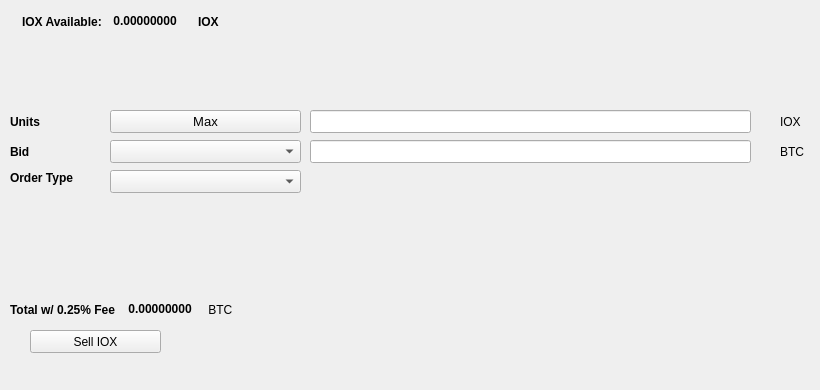
   <widget class="QWidget" name="SellTab">
    <attribute name="title">
     <string>Sell</string>
    </attribute>
    <widget class="QLabel" name="label_16">
     <property name="geometry">
      <rect>
       <x>780</x>
       <y>140</y>
       <width>31</width>
       <height>23</height>
      </rect>
     </property>
     <property name="text">
      <string>BTC</string>
     </property>
    </widget>
    <widget class="QComboBox" name="SellBidcomboBox">
     <property name="geometry">
      <rect>
       <x>110</x>
       <y>140</y>
       <width>191</width>
       <height>23</height>
      </rect>
     </property>
     <property name="font">
      <font>
       <pointsize>10</pointsize>
      </font>
     </property>
    </widget>
    <widget class="QLabel" name="label_18">
     <property name="geometry">
      <rect>
       <x>10</x>
       <y>110</y>
       <width>46</width>
       <height>23</height>
      </rect>
     </property>
     <property name="font">
      <font>
       <weight>75</weight>
       <bold>true</bold>
      </font>
     </property>
     <property name="text">
      <string>Units</string>
     </property>
    </widget>
    <widget class="QPushButton" name="Sell_Max_Amount">
     <property name="geometry">
      <rect>
       <x>110</x>
       <y>110</y>
       <width>191</width>
       <height>23</height>
      </rect>
     </property>
     <property name="font">
      <font>
       <pointsize>10</pointsize>
      </font>
     </property>
     <property name="text">
      <string>Max</string>
     </property>
    </widget>
    <widget class="QLabel" name="label_20">
     <property name="geometry">
      <rect>
       <x>10</x>
       <y>170</y>
       <width>91</width>
       <height>16</height>
      </rect>
     </property>
     <property name="font">
      <font>
       <weight>75</weight>
       <bold>true</bold>
      </font>
     </property>
     <property name="text">
      <string>Order Type</string>
     </property>
    </widget>
    <widget class="QComboBox" name="SellOrdertypeCombo">
     <property name="geometry">
      <rect>
       <x>110</x>
       <y>170</y>
       <width>191</width>
       <height>23</height>
      </rect>
     </property>
     <property name="font">
      <font>
       <pointsize>10</pointsize>
      </font>
     </property>
    </widget>
    <widget class="QLabel" name="label_21">
     <property name="geometry">
      <rect>
       <x>10</x>
       <y>140</y>
       <width>46</width>
       <height>23</height>
      </rect>
     </property>
     <property name="font">
      <font>
       <weight>75</weight>
       <bold>true</bold>
      </font>
     </property>
     <property name="text">
      <string>Bid</string>
     </property>
    </widget>
    <widget class="QLabel" name="label_22">
     <property name="geometry">
      <rect>
       <x>780</x>
       <y>110</y>
       <width>31</width>
       <height>23</height>
      </rect>
     </property>
     <property name="text">
      <string>IOX</string>
     </property>
    </widget>
    <widget class="QLineEdit" name="UnitsInputIOX">
     <property name="geometry">
      <rect>
       <x>310</x>
       <y>110</y>
       <width>441</width>
       <height>23</height>
      </rect>
     </property>
     <property name="font">
      <font>
       <pointsize>9</pointsize>
       <weight>75</weight>
       <bold>true</bold>
      </font>
     </property>
    </widget>
    <widget class="QLineEdit" name="SellBidPriceEdit">
     <property name="geometry">
      <rect>
       <x>310</x>
       <y>140</y>
       <width>441</width>
       <height>23</height>
      </rect>
     </property>
     <property name="font">
      <font>
       <pointsize>9</pointsize>
       <weight>75</weight>
       <bold>true</bold>
      </font>
     </property>
    </widget>
    <widget class="QPushButton" name="SellIOXBTN">
     <property name="geometry">
      <rect>
       <x>30</x>
       <y>330</y>
       <width>131</width>
       <height>23</height>
      </rect>
     </property>
     <property name="text">
      <string>Sell IOX</string>
     </property>
     <property name="icon">
      <iconset resource="../ionos">
       <normaloff>:/icons/bitcoin</normaloff>:/icons/bitcoin</iconset>
     </property>
    </widget>
    <widget class="QWidget" name="layoutWidget3">
     <property name="geometry">
      <rect>
       <x>22</x>
       <y>12</y>
       <width>258</width>
       <height>19</height>
      </rect>
     </property>
     <layout class="QHBoxLayout" name="horizontalLayout">
      <item>
       <widget class="QLabel" name="label232_2">
        <property name="font">
         <font>
          <weight>75</weight>
          <bold>true</bold>
         </font>
        </property>
        <property name="text">
         <string>IOX Available:</string>
        </property>
       </widget>
      </item>
      <item>
       <widget class="QLabel" name="IOXAvailableLabel">
        <property name="palette">
         <palette>
          <active>
           <colorrole role="WindowText">
            <brush brushstyle="SolidPattern">
             <color alpha="255">
              <red>0</red>
              <green>0</green>
              <blue>0</blue>
             </color>
            </brush>
           </colorrole>
           <colorrole role="Button">
            <brush brushstyle="SolidPattern">
             <color alpha="255">
              <red>0</red>
              <green>170</green>
              <blue>0</blue>
             </color>
            </brush>
           </colorrole>
           <colorrole role="Light">
            <brush brushstyle="SolidPattern">
             <color alpha="255">
              <red>0</red>
              <green>255</green>
              <blue>0</blue>
             </color>
            </brush>
           </colorrole>
           <colorrole role="Midlight">
            <brush brushstyle="SolidPattern">
             <color alpha="255">
              <red>0</red>
              <green>212</green>
              <blue>0</blue>
             </color>
            </brush>
           </colorrole>
           <colorrole role="Dark">
            <brush brushstyle="SolidPattern">
             <color alpha="255">
              <red>0</red>
              <green>85</green>
              <blue>0</blue>
             </color>
            </brush>
           </colorrole>
           <colorrole role="Mid">
            <brush brushstyle="SolidPattern">
             <color alpha="255">
              <red>0</red>
              <green>113</green>
              <blue>0</blue>
             </color>
            </brush>
           </colorrole>
           <colorrole role="Text">
            <brush brushstyle="SolidPattern">
             <color alpha="255">
              <red>0</red>
              <green>170</green>
              <blue>0</blue>
             </color>
            </brush>
           </colorrole>
           <colorrole role="BrightText">
            <brush brushstyle="SolidPattern">
             <color alpha="255">
              <red>255</red>
              <green>255</green>
              <blue>255</blue>
             </color>
            </brush>
           </colorrole>
           <colorrole role="ButtonText">
            <brush brushstyle="SolidPattern">
             <color alpha="255">
              <red>0</red>
              <green>0</green>
              <blue>0</blue>
             </color>
            </brush>
           </colorrole>
           <colorrole role="Base">
            <brush brushstyle="SolidPattern">
             <color alpha="255">
              <red>255</red>
              <green>255</green>
              <blue>255</blue>
             </color>
            </brush>
           </colorrole>
           <colorrole role="Window">
            <brush brushstyle="SolidPattern">
             <color alpha="255">
              <red>0</red>
              <green>170</green>
              <blue>0</blue>
             </color>
            </brush>
           </colorrole>
           <colorrole role="Shadow">
            <brush brushstyle="SolidPattern">
             <color alpha="255">
              <red>0</red>
              <green>0</green>
              <blue>0</blue>
             </color>
            </brush>
           </colorrole>
           <colorrole role="AlternateBase">
            <brush brushstyle="SolidPattern">
             <color alpha="255">
              <red>127</red>
              <green>212</green>
              <blue>127</blue>
             </color>
            </brush>
           </colorrole>
           <colorrole role="ToolTipBase">
            <brush brushstyle="SolidPattern">
             <color alpha="255">
              <red>255</red>
              <green>255</green>
              <blue>220</blue>
             </color>
            </brush>
           </colorrole>
           <colorrole role="ToolTipText">
            <brush brushstyle="SolidPattern">
             <color alpha="255">
              <red>0</red>
              <green>0</green>
              <blue>0</blue>
             </color>
            </brush>
           </colorrole>
          </active>
          <inactive>
           <colorrole role="WindowText">
            <brush brushstyle="SolidPattern">
             <color alpha="255">
              <red>0</red>
              <green>0</green>
              <blue>0</blue>
             </color>
            </brush>
           </colorrole>
           <colorrole role="Button">
            <brush brushstyle="SolidPattern">
             <color alpha="255">
              <red>0</red>
              <green>170</green>
              <blue>0</blue>
             </color>
            </brush>
           </colorrole>
           <colorrole role="Light">
            <brush brushstyle="SolidPattern">
             <color alpha="255">
              <red>0</red>
              <green>255</green>
              <blue>0</blue>
             </color>
            </brush>
           </colorrole>
           <colorrole role="Midlight">
            <brush brushstyle="SolidPattern">
             <color alpha="255">
              <red>0</red>
              <green>212</green>
              <blue>0</blue>
             </color>
            </brush>
           </colorrole>
           <colorrole role="Dark">
            <brush brushstyle="SolidPattern">
             <color alpha="255">
              <red>0</red>
              <green>85</green>
              <blue>0</blue>
             </color>
            </brush>
           </colorrole>
           <colorrole role="Mid">
            <brush brushstyle="SolidPattern">
             <color alpha="255">
              <red>0</red>
              <green>113</green>
              <blue>0</blue>
             </color>
            </brush>
           </colorrole>
           <colorrole role="Text">
            <brush brushstyle="SolidPattern">
             <color alpha="255">
              <red>0</red>
              <green>170</green>
              <blue>0</blue>
             </color>
            </brush>
           </colorrole>
           <colorrole role="BrightText">
            <brush brushstyle="SolidPattern">
             <color alpha="255">
              <red>255</red>
              <green>255</green>
              <blue>255</blue>
             </color>
            </brush>
           </colorrole>
           <colorrole role="ButtonText">
            <brush brushstyle="SolidPattern">
             <color alpha="255">
              <red>0</red>
              <green>0</green>
              <blue>0</blue>
             </color>
            </brush>
           </colorrole>
           <colorrole role="Base">
            <brush brushstyle="SolidPattern">
             <color alpha="255">
              <red>255</red>
              <green>255</green>
              <blue>255</blue>
             </color>
            </brush>
           </colorrole>
           <colorrole role="Window">
            <brush brushstyle="SolidPattern">
             <color alpha="255">
              <red>0</red>
              <green>170</green>
              <blue>0</blue>
             </color>
            </brush>
           </colorrole>
           <colorrole role="Shadow">
            <brush brushstyle="SolidPattern">
             <color alpha="255">
              <red>0</red>
              <green>0</green>
              <blue>0</blue>
             </color>
            </brush>
           </colorrole>
           <colorrole role="AlternateBase">
            <brush brushstyle="SolidPattern">
             <color alpha="255">
              <red>127</red>
              <green>212</green>
              <blue>127</blue>
             </color>
            </brush>
           </colorrole>
           <colorrole role="ToolTipBase">
            <brush brushstyle="SolidPattern">
             <color alpha="255">
              <red>255</red>
              <green>255</green>
              <blue>220</blue>
             </color>
            </brush>
           </colorrole>
           <colorrole role="ToolTipText">
            <brush brushstyle="SolidPattern">
             <color alpha="255">
              <red>0</red>
              <green>0</green>
              <blue>0</blue>
             </color>
            </brush>
           </colorrole>
          </inactive>
          <disabled>
           <colorrole role="WindowText">
            <brush brushstyle="SolidPattern">
             <color alpha="255">
              <red>0</red>
              <green>85</green>
              <blue>0</blue>
             </color>
            </brush>
           </colorrole>
           <colorrole role="Button">
            <brush brushstyle="SolidPattern">
             <color alpha="255">
              <red>0</red>
              <green>170</green>
              <blue>0</blue>
             </color>
            </brush>
           </colorrole>
           <colorrole role="Light">
            <brush brushstyle="SolidPattern">
             <color alpha="255">
              <red>0</red>
              <green>255</green>
              <blue>0</blue>
             </color>
            </brush>
           </colorrole>
           <colorrole role="Midlight">
            <brush brushstyle="SolidPattern">
             <color alpha="255">
              <red>0</red>
              <green>212</green>
              <blue>0</blue>
             </color>
            </brush>
           </colorrole>
           <colorrole role="Dark">
            <brush brushstyle="SolidPattern">
             <color alpha="255">
              <red>0</red>
              <green>85</green>
              <blue>0</blue>
             </color>
            </brush>
           </colorrole>
           <colorrole role="Mid">
            <brush brushstyle="SolidPattern">
             <color alpha="255">
              <red>0</red>
              <green>113</green>
              <blue>0</blue>
             </color>
            </brush>
           </colorrole>
           <colorrole role="Text">
            <brush brushstyle="SolidPattern">
             <color alpha="255">
              <red>0</red>
              <green>85</green>
              <blue>0</blue>
             </color>
            </brush>
           </colorrole>
           <colorrole role="BrightText">
            <brush brushstyle="SolidPattern">
             <color alpha="255">
              <red>255</red>
              <green>255</green>
              <blue>255</blue>
             </color>
            </brush>
           </colorrole>
           <colorrole role="ButtonText">
            <brush brushstyle="SolidPattern">
             <color alpha="255">
              <red>0</red>
              <green>85</green>
              <blue>0</blue>
             </color>
            </brush>
           </colorrole>
           <colorrole role="Base">
            <brush brushstyle="SolidPattern">
             <color alpha="255">
              <red>0</red>
              <green>170</green>
              <blue>0</blue>
             </color>
            </brush>
           </colorrole>
           <colorrole role="Window">
            <brush brushstyle="SolidPattern">
             <color alpha="255">
              <red>0</red>
              <green>170</green>
              <blue>0</blue>
             </color>
            </brush>
           </colorrole>
           <colorrole role="Shadow">
            <brush brushstyle="SolidPattern">
             <color alpha="255">
              <red>0</red>
              <green>0</green>
              <blue>0</blue>
             </color>
            </brush>
           </colorrole>
           <colorrole role="AlternateBase">
            <brush brushstyle="SolidPattern">
             <color alpha="255">
              <red>0</red>
              <green>170</green>
              <blue>0</blue>
             </color>
            </brush>
           </colorrole>
           <colorrole role="ToolTipBase">
            <brush brushstyle="SolidPattern">
             <color alpha="255">
              <red>255</red>
              <green>255</green>
              <blue>220</blue>
             </color>
            </brush>
           </colorrole>
           <colorrole role="ToolTipText">
            <brush brushstyle="SolidPattern">
             <color alpha="255">
              <red>0</red>
              <green>0</green>
              <blue>0</blue>
             </color>
            </brush>
           </colorrole>
          </disabled>
         </palette>
        </property>
        <property name="font">
         <font>
          <weight>75</weight>
          <bold>true</bold>
         </font>
        </property>
        <property name="text">
         <string> 0.00000000 </string>
        </property>
        <property name="textInteractionFlags">
         <set>Qt::LinksAccessibleByMouse|Qt::TextSelectableByKeyboard|Qt::TextSelectableByMouse</set>
        </property>
       </widget>
      </item>
      <item>
       <widget class="QLabel" name="labelIOX">
        <property name="font">
         <font>
          <weight>75</weight>
          <bold>true</bold>
         </font>
        </property>
        <property name="text">
         <string>IOX</string>
        </property>
       </widget>
      </item>
     </layout>
    </widget>
    <widget class="QWidget" name="layoutWidget">
     <property name="geometry">
      <rect>
       <x>10</x>
       <y>300</y>
       <width>268</width>
       <height>19</height>
      </rect>
     </property>
     <layout class="QHBoxLayout" name="horizontalLayout_2">
      <item>
       <widget class="QLabel" name="label_19">
        <property name="font">
         <font>
          <weight>75</weight>
          <bold>true</bold>
         </font>
        </property>
        <property name="text">
         <string>Total w/ 0.25% Fee </string>
        </property>
       </widget>
      </item>
      <item>
       <widget class="QLabel" name="SellCostLabel">
        <property name="palette">
         <palette>
          <active>
           <colorrole role="WindowText">
            <brush brushstyle="SolidPattern">
             <color alpha="255">
              <red>0</red>
              <green>0</green>
              <blue>0</blue>
             </color>
            </brush>
           </colorrole>
           <colorrole role="Button">
            <brush brushstyle="SolidPattern">
             <color alpha="255">
              <red>0</red>
              <green>170</green>
              <blue>0</blue>
             </color>
            </brush>
           </colorrole>
           <colorrole role="Light">
            <brush brushstyle="SolidPattern">
             <color alpha="255">
              <red>0</red>
              <green>255</green>
              <blue>0</blue>
             </color>
            </brush>
           </colorrole>
           <colorrole role="Midlight">
            <brush brushstyle="SolidPattern">
             <color alpha="255">
              <red>0</red>
              <green>212</green>
              <blue>0</blue>
             </color>
            </brush>
           </colorrole>
           <colorrole role="Dark">
            <brush brushstyle="SolidPattern">
             <color alpha="255">
              <red>0</red>
              <green>85</green>
              <blue>0</blue>
             </color>
            </brush>
           </colorrole>
           <colorrole role="Mid">
            <brush brushstyle="SolidPattern">
             <color alpha="255">
              <red>0</red>
              <green>113</green>
              <blue>0</blue>
             </color>
            </brush>
           </colorrole>
           <colorrole role="Text">
            <brush brushstyle="SolidPattern">
             <color alpha="255">
              <red>0</red>
              <green>170</green>
              <blue>0</blue>
             </color>
            </brush>
           </colorrole>
           <colorrole role="BrightText">
            <brush brushstyle="SolidPattern">
             <color alpha="255">
              <red>255</red>
              <green>255</green>
              <blue>255</blue>
             </color>
            </brush>
           </colorrole>
           <colorrole role="ButtonText">
            <brush brushstyle="SolidPattern">
             <color alpha="255">
              <red>0</red>
              <green>0</green>
              <blue>0</blue>
             </color>
            </brush>
           </colorrole>
           <colorrole role="Base">
            <brush brushstyle="SolidPattern">
             <color alpha="255">
              <red>255</red>
              <green>255</green>
              <blue>255</blue>
             </color>
            </brush>
           </colorrole>
           <colorrole role="Window">
            <brush brushstyle="SolidPattern">
             <color alpha="255">
              <red>0</red>
              <green>170</green>
              <blue>0</blue>
             </color>
            </brush>
           </colorrole>
           <colorrole role="Shadow">
            <brush brushstyle="SolidPattern">
             <color alpha="255">
              <red>0</red>
              <green>0</green>
              <blue>0</blue>
             </color>
            </brush>
           </colorrole>
           <colorrole role="AlternateBase">
            <brush brushstyle="SolidPattern">
             <color alpha="255">
              <red>127</red>
              <green>212</green>
              <blue>127</blue>
             </color>
            </brush>
           </colorrole>
           <colorrole role="ToolTipBase">
            <brush brushstyle="SolidPattern">
             <color alpha="255">
              <red>255</red>
              <green>255</green>
              <blue>220</blue>
             </color>
            </brush>
           </colorrole>
           <colorrole role="ToolTipText">
            <brush brushstyle="SolidPattern">
             <color alpha="255">
              <red>0</red>
              <green>0</green>
              <blue>0</blue>
             </color>
            </brush>
           </colorrole>
          </active>
          <inactive>
           <colorrole role="WindowText">
            <brush brushstyle="SolidPattern">
             <color alpha="255">
              <red>0</red>
              <green>0</green>
              <blue>0</blue>
             </color>
            </brush>
           </colorrole>
           <colorrole role="Button">
            <brush brushstyle="SolidPattern">
             <color alpha="255">
              <red>0</red>
              <green>170</green>
              <blue>0</blue>
             </color>
            </brush>
           </colorrole>
           <colorrole role="Light">
            <brush brushstyle="SolidPattern">
             <color alpha="255">
              <red>0</red>
              <green>255</green>
              <blue>0</blue>
             </color>
            </brush>
           </colorrole>
           <colorrole role="Midlight">
            <brush brushstyle="SolidPattern">
             <color alpha="255">
              <red>0</red>
              <green>212</green>
              <blue>0</blue>
             </color>
            </brush>
           </colorrole>
           <colorrole role="Dark">
            <brush brushstyle="SolidPattern">
             <color alpha="255">
              <red>0</red>
              <green>85</green>
              <blue>0</blue>
             </color>
            </brush>
           </colorrole>
           <colorrole role="Mid">
            <brush brushstyle="SolidPattern">
             <color alpha="255">
              <red>0</red>
              <green>113</green>
              <blue>0</blue>
             </color>
            </brush>
           </colorrole>
           <colorrole role="Text">
            <brush brushstyle="SolidPattern">
             <color alpha="255">
              <red>0</red>
              <green>170</green>
              <blue>0</blue>
             </color>
            </brush>
           </colorrole>
           <colorrole role="BrightText">
            <brush brushstyle="SolidPattern">
             <color alpha="255">
              <red>255</red>
              <green>255</green>
              <blue>255</blue>
             </color>
            </brush>
           </colorrole>
           <colorrole role="ButtonText">
            <brush brushstyle="SolidPattern">
             <color alpha="255">
              <red>0</red>
              <green>0</green>
              <blue>0</blue>
             </color>
            </brush>
           </colorrole>
           <colorrole role="Base">
            <brush brushstyle="SolidPattern">
             <color alpha="255">
              <red>255</red>
              <green>255</green>
              <blue>255</blue>
             </color>
            </brush>
           </colorrole>
           <colorrole role="Window">
            <brush brushstyle="SolidPattern">
             <color alpha="255">
              <red>0</red>
              <green>170</green>
              <blue>0</blue>
             </color>
            </brush>
           </colorrole>
           <colorrole role="Shadow">
            <brush brushstyle="SolidPattern">
             <color alpha="255">
              <red>0</red>
              <green>0</green>
              <blue>0</blue>
             </color>
            </brush>
           </colorrole>
           <colorrole role="AlternateBase">
            <brush brushstyle="SolidPattern">
             <color alpha="255">
              <red>127</red>
              <green>212</green>
              <blue>127</blue>
             </color>
            </brush>
           </colorrole>
           <colorrole role="ToolTipBase">
            <brush brushstyle="SolidPattern">
             <color alpha="255">
              <red>255</red>
              <green>255</green>
              <blue>220</blue>
             </color>
            </brush>
           </colorrole>
           <colorrole role="ToolTipText">
            <brush brushstyle="SolidPattern">
             <color alpha="255">
              <red>0</red>
              <green>0</green>
              <blue>0</blue>
             </color>
            </brush>
           </colorrole>
          </inactive>
          <disabled>
           <colorrole role="WindowText">
            <brush brushstyle="SolidPattern">
             <color alpha="255">
              <red>0</red>
              <green>85</green>
              <blue>0</blue>
             </color>
            </brush>
           </colorrole>
           <colorrole role="Button">
            <brush brushstyle="SolidPattern">
             <color alpha="255">
              <red>0</red>
              <green>170</green>
              <blue>0</blue>
             </color>
            </brush>
           </colorrole>
           <colorrole role="Light">
            <brush brushstyle="SolidPattern">
             <color alpha="255">
              <red>0</red>
              <green>255</green>
              <blue>0</blue>
             </color>
            </brush>
           </colorrole>
           <colorrole role="Midlight">
            <brush brushstyle="SolidPattern">
             <color alpha="255">
              <red>0</red>
              <green>212</green>
              <blue>0</blue>
             </color>
            </brush>
           </colorrole>
           <colorrole role="Dark">
            <brush brushstyle="SolidPattern">
             <color alpha="255">
              <red>0</red>
              <green>85</green>
              <blue>0</blue>
             </color>
            </brush>
           </colorrole>
           <colorrole role="Mid">
            <brush brushstyle="SolidPattern">
             <color alpha="255">
              <red>0</red>
              <green>113</green>
              <blue>0</blue>
             </color>
            </brush>
           </colorrole>
           <colorrole role="Text">
            <brush brushstyle="SolidPattern">
             <color alpha="255">
              <red>0</red>
              <green>85</green>
              <blue>0</blue>
             </color>
            </brush>
           </colorrole>
           <colorrole role="BrightText">
            <brush brushstyle="SolidPattern">
             <color alpha="255">
              <red>255</red>
              <green>255</green>
              <blue>255</blue>
             </color>
            </brush>
           </colorrole>
           <colorrole role="ButtonText">
            <brush brushstyle="SolidPattern">
             <color alpha="255">
              <red>0</red>
              <green>85</green>
              <blue>0</blue>
             </color>
            </brush>
           </colorrole>
           <colorrole role="Base">
            <brush brushstyle="SolidPattern">
             <color alpha="255">
              <red>0</red>
              <green>170</green>
              <blue>0</blue>
             </color>
            </brush>
           </colorrole>
           <colorrole role="Window">
            <brush brushstyle="SolidPattern">
             <color alpha="255">
              <red>0</red>
              <green>170</green>
              <blue>0</blue>
             </color>
            </brush>
           </colorrole>
           <colorrole role="Shadow">
            <brush brushstyle="SolidPattern">
             <color alpha="255">
              <red>0</red>
              <green>0</green>
              <blue>0</blue>
             </color>
            </brush>
           </colorrole>
           <colorrole role="AlternateBase">
            <brush brushstyle="SolidPattern">
             <color alpha="255">
              <red>0</red>
              <green>170</green>
              <blue>0</blue>
             </color>
            </brush>
           </colorrole>
           <colorrole role="ToolTipBase">
            <brush brushstyle="SolidPattern">
             <color alpha="255">
              <red>255</red>
              <green>255</green>
              <blue>220</blue>
             </color>
            </brush>
           </colorrole>
           <colorrole role="ToolTipText">
            <brush brushstyle="SolidPattern">
             <color alpha="255">
              <red>0</red>
              <green>0</green>
              <blue>0</blue>
             </color>
            </brush>
           </colorrole>
          </disabled>
         </palette>
        </property>
        <property name="font">
         <font>
          <weight>75</weight>
          <bold>true</bold>
         </font>
        </property>
        <property name="autoFillBackground">
         <bool>false</bool>
        </property>
        <property name="text">
         <string> 0.00000000</string>
        </property>
        <property name="textInteractionFlags">
         <set>Qt::LinksAccessibleByMouse|Qt::TextSelectableByMouse</set>
        </property>
       </widget>
      </item>
      <item>
       <widget class="QLabel" name="label_17">
        <property name="font">
         <font>
          <weight>50</weight>
          <bold>false</bold>
         </font>
        </property>
        <property name="text">
         <string> BTC</string>
        </property>
       </widget>
      </item>
     </layout>
    </widget>
    <widget class="QLabel" name="label_23">
     <property name="geometry">
      <rect>
       <x>460</x>
       <y>300</y>
       <width>281</width>
       <height>81</height>
      </rect>
     </property>
     <property name="text">
      <string/>
     </property>
     <property name="pixmap">
      <pixmap>:/images/bittrex</pixmap>
     </property>
    </widget>
   </widget>
